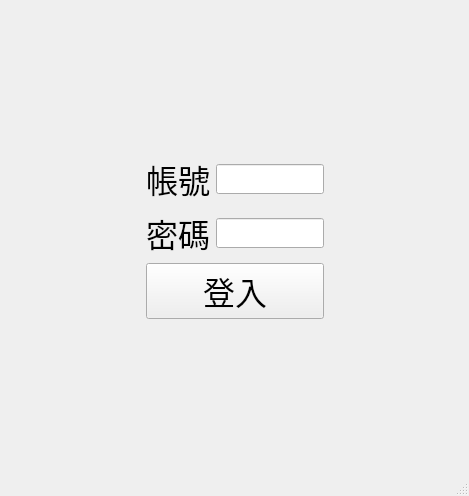
<?xml version="1.0" encoding="UTF-8"?>
<ui version="4.0">
 <class>MainWindow</class>
 <widget class="QMainWindow" name="MainWindow">
  <property name="geometry">
   <rect>
    <x>0</x>
    <y>0</y>
    <width>469</width>
    <height>496</height>
   </rect>
  </property>
  <property name="windowTitle">
   <string>MainWindow</string>
  </property>
  <widget class="QWidget" name="centralwidget">
   <layout class="QHBoxLayout" name="horizontalLayout_9">
    <item>
     <layout class="QHBoxLayout" name="horizontalLayout">
      <item>
       <spacer name="horizontalSpacer_5">
        <property name="orientation">
         <enum>Qt::Orientation::Horizontal</enum>
        </property>
        <property name="sizeHint" stdset="0">
         <size>
          <width>40</width>
          <height>20</height>
         </size>
        </property>
       </spacer>
      </item>
      <item>
       <layout class="QGridLayout" name="gridLayout_2">
        <item row="0" column="1">
         <layout class="QVBoxLayout" name="verticalLayout_2">
          <item>
           <layout class="QHBoxLayout" name="horizontalLayout_6">
            <item>
             <widget class="QLabel" name="label_name">
              <property name="font">
               <font>
                <pointsize>24</pointsize>
               </font>
              </property>
              <property name="text">
               <string>帳號</string>
              </property>
             </widget>
            </item>
            <item>
             <widget class="QLineEdit" name="username">
              <property name="minimumSize">
               <size>
                <width>0</width>
                <height>30</height>
               </size>
              </property>
             </widget>
            </item>
           </layout>
          </item>
          <item>
           <layout class="QHBoxLayout" name="horizontalLayout_7">
            <item>
             <widget class="QLabel" name="label_pass">
              <property name="font">
               <font>
                <pointsize>24</pointsize>
               </font>
              </property>
              <property name="text">
               <string>密碼</string>
              </property>
             </widget>
            </item>
            <item>
             <widget class="QLineEdit" name="password">
              <property name="minimumSize">
               <size>
                <width>0</width>
                <height>30</height>
               </size>
              </property>
              <property name="echoMode">
               <enum>QLineEdit::EchoMode::Password</enum>
              </property>
             </widget>
            </item>
           </layout>
          </item>
          <item>
           <layout class="QHBoxLayout" name="horizontalLayout_8">
            <item>
             <widget class="QPushButton" name="loginBt">
              <property name="font">
               <font>
                <pointsize>24</pointsize>
               </font>
              </property>
              <property name="text">
               <string>登入</string>
              </property>
             </widget>
            </item>
           </layout>
          </item>
         </layout>
        </item>
       </layout>
      </item>
      <item>
       <spacer name="horizontalSpacer_6">
        <property name="orientation">
         <enum>Qt::Orientation::Horizontal</enum>
        </property>
        <property name="sizeHint" stdset="0">
         <size>
          <width>40</width>
          <height>20</height>
         </size>
        </property>
       </spacer>
      </item>
     </layout>
    </item>
   </layout>
  </widget>
  <widget class="QMenuBar" name="menubar">
   <property name="geometry">
    <rect>
     <x>0</x>
     <y>0</y>
     <width>469</width>
     <height>24</height>
    </rect>
   </property>
  </widget>
  <widget class="QStatusBar" name="statusbar"/>
 </widget>
 <resources/>
 <connections/>
</ui>
